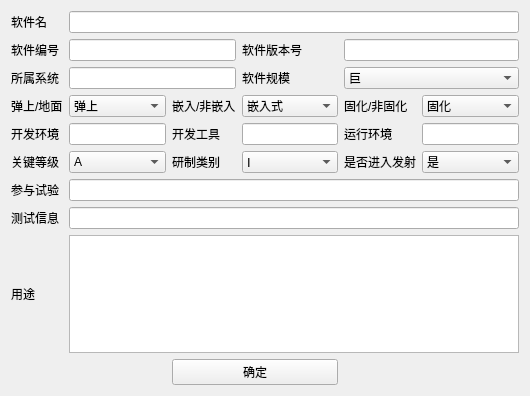
<?xml version="1.0" encoding="UTF-8"?>
<ui version="4.0">
 <class>SoftwareInfo</class>
 <widget class="QWidget" name="SoftwareInfo">
  <property name="geometry">
   <rect>
    <x>0</x>
    <y>0</y>
    <width>530</width>
    <height>396</height>
   </rect>
  </property>
  <property name="windowTitle">
   <string>软件信息</string>
  </property>
  <layout class="QVBoxLayout" name="verticalLayout">
   <item>
    <layout class="QGridLayout" name="gridLayout">
     <item row="8" column="0">
      <widget class="QLabel" name="label_11">
       <property name="text">
        <string>用途</string>
       </property>
      </widget>
     </item>
     <item row="6" column="0">
      <widget class="QLabel" name="label_12">
       <property name="text">
        <string>参与试验</string>
       </property>
      </widget>
     </item>
     <item row="5" column="4">
      <widget class="QLabel" name="label_17">
       <property name="text">
        <string>是否进入发射</string>
       </property>
      </widget>
     </item>
     <item row="0" column="0">
      <widget class="QLabel" name="label">
       <property name="text">
        <string>软件名</string>
       </property>
      </widget>
     </item>
     <item row="1" column="0">
      <widget class="QLabel" name="label_2">
       <property name="text">
        <string>软件编号</string>
       </property>
      </widget>
     </item>
     <item row="3" column="0">
      <widget class="QLabel" name="label_6">
       <property name="text">
        <string>弹上/地面</string>
       </property>
      </widget>
     </item>
     <item row="3" column="2">
      <widget class="QLabel" name="label_7">
       <property name="text">
        <string>嵌入/非嵌入</string>
       </property>
      </widget>
     </item>
     <item row="2" column="3">
      <widget class="QLabel" name="label_5">
       <property name="text">
        <string>软件规模</string>
       </property>
      </widget>
     </item>
     <item row="2" column="0">
      <widget class="QLabel" name="label_4">
       <property name="text">
        <string>所属系统</string>
       </property>
      </widget>
     </item>
     <item row="3" column="4">
      <widget class="QLabel" name="label_8">
       <property name="text">
        <string>固化/非固化</string>
       </property>
      </widget>
     </item>
     <item row="3" column="1">
      <widget class="QComboBox" name="comboBox_2">
       <item>
        <property name="text">
         <string>弹上</string>
        </property>
       </item>
       <item>
        <property name="text">
         <string>地面</string>
        </property>
       </item>
       <item>
        <property name="text">
         <string>弹上/地面</string>
        </property>
       </item>
      </widget>
     </item>
     <item row="2" column="4" colspan="2">
      <widget class="QComboBox" name="comboBox">
       <item>
        <property name="text">
         <string>巨</string>
        </property>
       </item>
       <item>
        <property name="text">
         <string>大</string>
        </property>
       </item>
       <item>
        <property name="text">
         <string>中</string>
        </property>
       </item>
       <item>
        <property name="text">
         <string>小</string>
        </property>
       </item>
       <item>
        <property name="text">
         <string>微</string>
        </property>
       </item>
      </widget>
     </item>
     <item row="8" column="1" colspan="5">
      <widget class="QTextEdit" name="textEdit"/>
     </item>
     <item row="5" column="0">
      <widget class="QLabel" name="label_9">
       <property name="text">
        <string>关键等级</string>
       </property>
      </widget>
     </item>
     <item row="4" column="4">
      <widget class="QLabel" name="label_15">
       <property name="text">
        <string>运行环境</string>
       </property>
      </widget>
     </item>
     <item row="6" column="1" colspan="5">
      <widget class="QLineEdit" name="lineEdit_5"/>
     </item>
     <item row="4" column="2">
      <widget class="QLabel" name="label_14">
       <property name="text">
        <string>开发工具</string>
       </property>
      </widget>
     </item>
     <item row="7" column="0">
      <widget class="QLabel" name="label_16">
       <property name="text">
        <string>测试信息</string>
       </property>
      </widget>
     </item>
     <item row="2" column="1" colspan="2">
      <widget class="QLineEdit" name="lineEdit_4"/>
     </item>
     <item row="5" column="2">
      <widget class="QLabel" name="label_10">
       <property name="text">
        <string>研制类别</string>
       </property>
      </widget>
     </item>
     <item row="7" column="1" colspan="5">
      <widget class="QLineEdit" name="lineEdit_9"/>
     </item>
     <item row="5" column="1">
      <widget class="QComboBox" name="comboBox_5">
       <item>
        <property name="text">
         <string>A</string>
        </property>
       </item>
       <item>
        <property name="text">
         <string>B</string>
        </property>
       </item>
       <item>
        <property name="text">
         <string>C</string>
        </property>
       </item>
       <item>
        <property name="text">
         <string>D</string>
        </property>
       </item>
      </widget>
     </item>
     <item row="4" column="3">
      <widget class="QLineEdit" name="lineEdit_7"/>
     </item>
     <item row="4" column="0">
      <widget class="QLabel" name="label_13">
       <property name="text">
        <string>开发环境</string>
       </property>
      </widget>
     </item>
     <item row="3" column="3">
      <widget class="QComboBox" name="comboBox_3">
       <item>
        <property name="text">
         <string>嵌入式</string>
        </property>
       </item>
       <item>
        <property name="text">
         <string>非嵌入式</string>
        </property>
       </item>
      </widget>
     </item>
     <item row="5" column="5">
      <widget class="QComboBox" name="comboBox_7">
       <item>
        <property name="text">
         <string>是</string>
        </property>
       </item>
       <item>
        <property name="text">
         <string>否</string>
        </property>
       </item>
      </widget>
     </item>
     <item row="0" column="1" colspan="5">
      <widget class="QLineEdit" name="lineEdit"/>
     </item>
     <item row="1" column="4" colspan="2">
      <widget class="QLineEdit" name="lineEdit_3"/>
     </item>
     <item row="1" column="1" colspan="2">
      <widget class="QLineEdit" name="lineEdit_2"/>
     </item>
     <item row="1" column="3">
      <widget class="QLabel" name="label_3">
       <property name="text">
        <string>软件版本号</string>
       </property>
      </widget>
     </item>
     <item row="3" column="5">
      <widget class="QComboBox" name="comboBox_4">
       <item>
        <property name="text">
         <string>固化</string>
        </property>
       </item>
       <item>
        <property name="text">
         <string>非固化</string>
        </property>
       </item>
      </widget>
     </item>
     <item row="5" column="3">
      <widget class="QComboBox" name="comboBox_6">
       <item>
        <property name="text">
         <string>Ⅰ</string>
        </property>
       </item>
       <item>
        <property name="text">
         <string>Ⅱ</string>
        </property>
       </item>
       <item>
        <property name="text">
         <string>Ⅲ</string>
        </property>
       </item>
       <item>
        <property name="text">
         <string>Ⅳ</string>
        </property>
       </item>
      </widget>
     </item>
     <item row="4" column="1">
      <widget class="QLineEdit" name="lineEdit_6"/>
     </item>
     <item row="4" column="5">
      <widget class="QLineEdit" name="lineEdit_8"/>
     </item>
     <item row="9" column="2" colspan="2">
      <widget class="QPushButton" name="pushButton">
       <property name="text">
        <string>确定</string>
       </property>
      </widget>
     </item>
    </layout>
   </item>
  </layout>
 </widget>
 <layoutdefault spacing="6" margin="11"/>
 <resources/>
 <connections/>
</ui>
